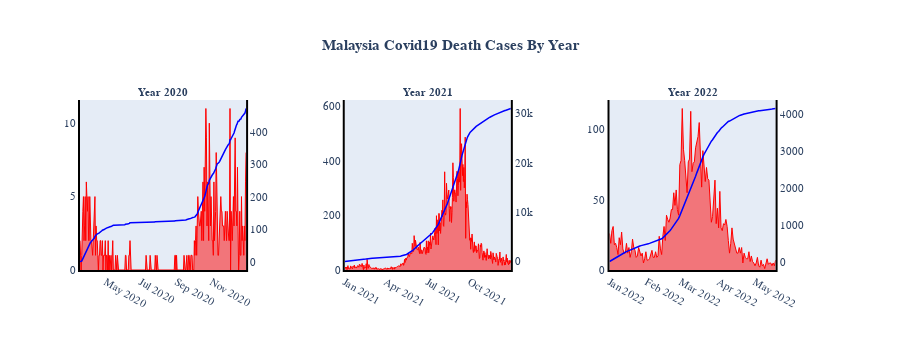

Notebook cell for this chart:
### Code cell
fig = make_subplots(rows=1, cols=3, specs=[[{'secondary_y': True}, {'secondary_y': True},
                                            {'secondary_y': True}]],
                    
subplot_titles=('<b>Year 2020</b>',
                '<b>Year 2021</b>',
                '<b>Year 2022</b>'))

fig.add_trace(go.Scatter(x = death_2020['date'], y = death_2020['deaths_new'], 
                         fill='tozeroy',mode='lines', name = 'Daily Death Cases',
                         line = dict(color='red', width=1)), secondary_y=False, row=1, col=1)
fig.add_trace(go.Scatter(x = death_2020['date'], y = death_2020['cum_2020'], name = 'Cumulative Death Cases',
               line = dict(color='blue', width=1.5)), secondary_y=True, row=1, col=1)

fig.add_trace(go.Scatter(x = death_2021['date'], y = death_2021['deaths_new'], 
                         fill='tozeroy',mode='lines', name = 'Daily Death Cases',
                         line = dict(color='red', width=1)), secondary_y=False, row=1, col=2)
fig.add_trace(go.Scatter(x = death_2021['date'], y = death_2021['cum_2021'], name = 'Cumulative Death Cases',
               line = dict(color='blue', width=1.5)), secondary_y=True, row=1, col=2)

fig.add_trace(go.Scatter(x = death_2022['date'], y = death_2022['deaths_new'], 
                         fill='tozeroy',mode='lines', name = 'Daily Death Cases',
                         line = dict(color='red', width=1)), secondary_y=False, row=1, col=3)
fig.add_trace(go.Scatter(x = death_2022['date'], y = death_2022['cum_2022'], name = 'Cumulative Death Cases',
               line = dict(color='blue', width=1.5)), secondary_y=True, row=1, col=3)


fig.update_layout(title_text='<b>Malaysia Covid19 Death Cases By Year</b>',title_x=0.5,
                  showlegend=False,height=350)
fig.update_xaxes(title_text='')
#Update Fonts & Size
fig.update_annotations(font=dict(family="Helvetica", size=11))
fig.update_layout(font=dict(family="Helvetica", size=11))
#fig.update_layout(height=350,showlegend=False)
fig.update_xaxes(showgrid=False, zeroline=False, showline=True, linewidth=2, linecolor='black')
fig.update_yaxes(showgrid=False, zeroline=False, showline=True, linewidth=2, linecolor='black')

#Plotting the graph
fig.show()

### Figure 1 — Plotly figure (JSON) as saved in the notebook; plotly's stock layout.template omitted (floating-point values rounded to 4 significant figures; data arrays with more than 128 entries replaced by an {"elided": "..."} marker saying what was removed)
{"data": [{"fill": "tozeroy", "line": {"color": "red", "width": 1}, "mode": "lines", "name": "Daily Death Cases", "type": "scatter", "x": {"elided": "290 str values"}, "xaxis": "x", "y": {"elided": "290 int values"}, "yaxis": "y"}, {"line": {"color": "blue", "width": 1.5}, "name": "Cumulative Death Cases", "type": "scatter", "x": {"elided": "290 str values"}, "xaxis": "x", "y": {"elided": "290 int values"}, "yaxis": "y2"}, {"fill": "tozeroy", "line": {"color": "red", "width": 1}, "mode": "lines", "name": "Daily Death Cases", "type": "scatter", "x": {"elided": "365 str values"}, "xaxis": "x2", "y": {"elided": "365 int values"}, "yaxis": "y3"}, {"line": {"color": "blue", "width": 1.5}, "name": "Cumulative Death Cases", "type": "scatter", "x": {"elided": "365 str values"}, "xaxis": "x2", "y": {"elided": "365 int values"}, "yaxis": "y4"}, {"fill": "tozeroy", "line": {"color": "red", "width": 1}, "mode": "lines", "name": "Daily Death Cases", "type": "scatter", "x": {"elided": "138 str values"}, "xaxis": "x3", "y": {"elided": "138 int values"}, "yaxis": "y5"}, {"line": {"color": "blue", "width": 1.5}, "name": "Cumulative Death Cases", "type": "scatter", "x": {"elided": "138 str values"}, "xaxis": "x3", "y": {"elided": "138 int values"}, "yaxis": "y6"}], "layout": {"annotations": [{"font": {"family": "Helvetica", "size": 11}, "showarrow": false, "text": "<b>Year 2020</b>", "x": 0.1122, "xanchor": "center", "xref": "paper", "y": 1, "yanchor": "bottom", "yref": "paper"}, {"font": {"family": "Helvetica", "size": 11}, "showarrow": false, "text": "<b>Year 2021</b>", "x": 0.47, "xanchor": "center", "xref": "paper", "y": 1, "yanchor": "bottom", "yref": "paper"}, {"font": {"family": "Helvetica", "size": 11}, "showarrow": false, "text": "<b>Year 2022</b>", "x": 0.8278, "xanchor": "center", "xref": "paper", "y": 1, "yanchor": "bottom", "yref": "paper"}], "font": {"family": "Helvetica", "size": 11}, "height": 350, "showlegend": false, "title": {"text": "<b>Malaysia Covid19 Death Cases By Year</b>", "x": 0.5}, "xaxis": {"anchor": "y", "domain": [0, 0.2244], "linecolor": "black", "linewidth": 2, "showgrid": false, "showline": true, "title": {"text": ""}, "zeroline": false}, "xaxis2": {"anchor": "y3", "domain": [0.3578, 0.5822], "linecolor": "black", "linewidth": 2, "showgrid": false, "showline": true, "title": {"text": ""}, "zeroline": false}, "xaxis3": {"anchor": "y5", "domain": [0.7156, 0.94], "linecolor": "black", "linewidth": 2, "showgrid": false, "showline": true, "title": {"text": ""}, "zeroline": false}, "yaxis": {"anchor": "x", "domain": [0, 1], "linecolor": "black", "linewidth": 2, "showgrid": false, "showline": true, "zeroline": false}, "yaxis2": {"anchor": "x", "linecolor": "black", "linewidth": 2, "overlaying": "y", "showgrid": false, "showline": true, "side": "right", "zeroline": false}, "yaxis3": {"anchor": "x2", "domain": [0, 1], "linecolor": "black", "linewidth": 2, "showgrid": false, "showline": true, "zeroline": false}, "yaxis4": {"anchor": "x2", "linecolor": "black", "linewidth": 2, "overlaying": "y3", "showgrid": false, "showline": true, "side": "right", "zeroline": false}, "yaxis5": {"anchor": "x3", "domain": [0, 1], "linecolor": "black", "linewidth": 2, "showgrid": false, "showline": true, "zeroline": false}, "yaxis6": {"anchor": "x3", "linecolor": "black", "linewidth": 2, "overlaying": "y5", "showgrid": false, "showline": true, "side": "right", "zeroline": false}}}
